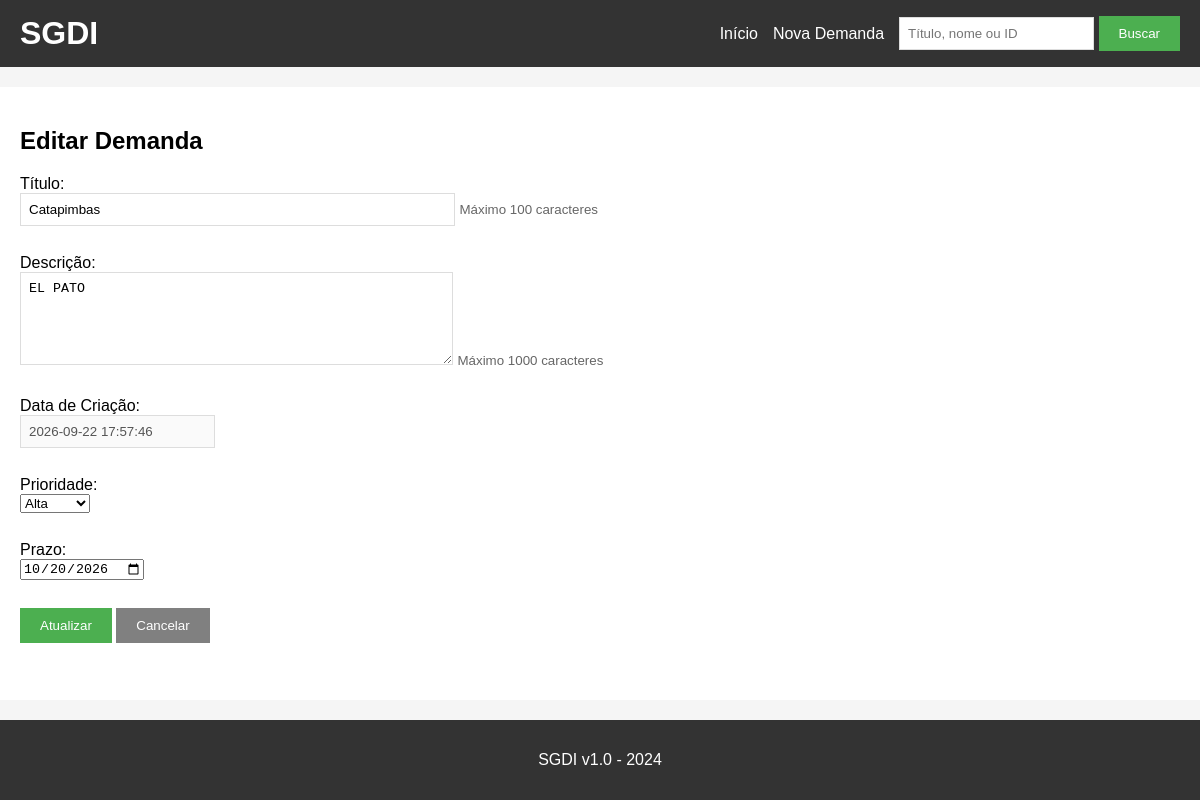
The page /editar/5 (signed in) on the database as committed earlier.
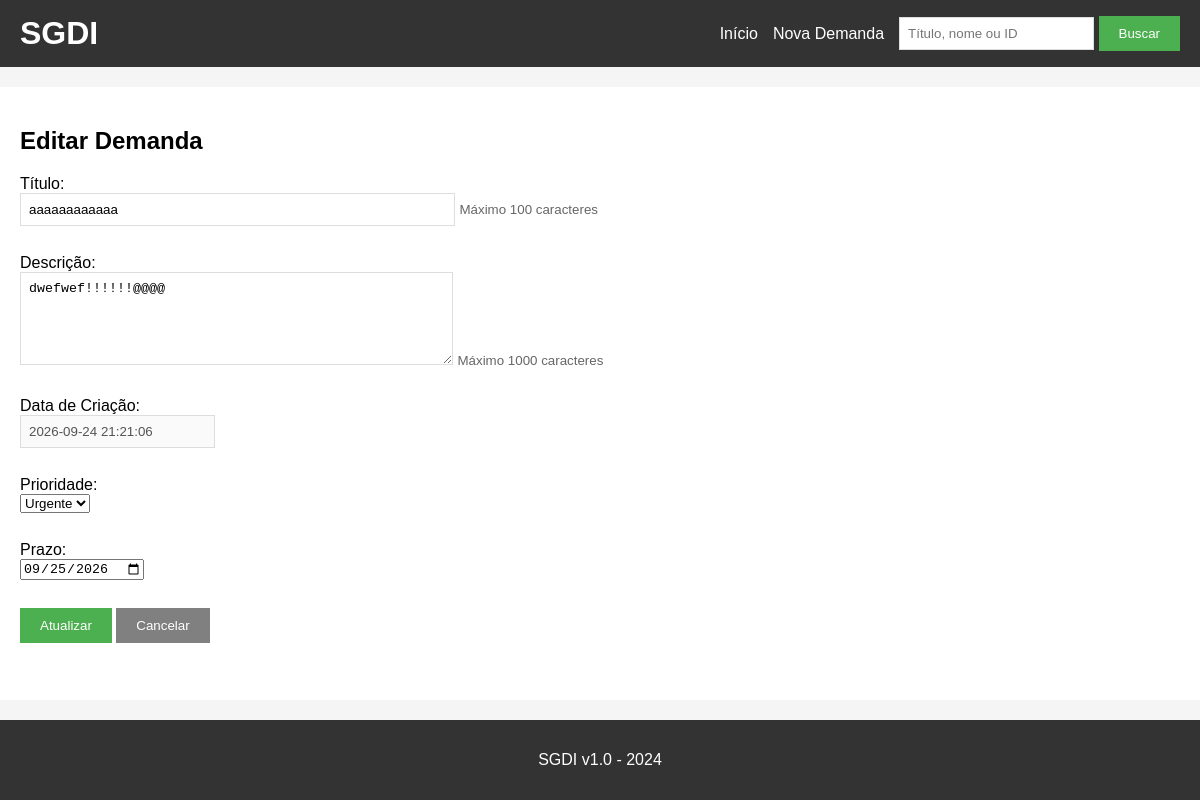
The same page on the database as committed later.
### tables this page shows
CREATE TABLE demandas (
    id INTEGER PRIMARY KEY AUTOINCREMENT,
    titulo TEXT NOT NULL,
    descricao TEXT,
    solicitante TEXT,
    solicitante_id INTEGER,
    data_criacao TEXT,
    prioridade TEXT,
    prazo TEXT,
    FOREIGN KEY (solicitante_id) REFERENCES solicitantes (id)
);

### app.py (the view, shortened to what this page needs)
@app.route('/editar/<id>', methods=['GET', 'POST'])
def editar(id):
    conn = get_db()
    cursor = conn.cursor()
    demanda = cursor.execute('SELECT * FROM demandas WHERE id=?', (id,)).fetchone()
    conn.close()
    return render_template('editar.html', demanda=demanda)

### app.py (called while the page is built)
def get_db():
    conn = sqlite3.connect('demandas.db')
    conn.row_factory = sqlite3.Row
    return conn

@app.before_request #Chama a função automaticamente antes de toda requisição
def verificar_login():
    if 'email' not in session and request.endpoint not in ['login', 'logout', 'static']:
        return redirect(url_for('login'))

### templates/editar.html (shortened to what this page needs)
{% extends "base.html" %}
{% block content %}
<h2>Editar Demanda</h2>
<form method="POST" action="/editar/{{ demanda[0] }}">
    <div>
        <label>Título:</label><br>
        <input type="text" name="titulo" value="{{ demanda[1] }}" size="50" maxlength="100" required>
        <small class="text-muted">Máximo 100 caracteres</small>
    </div>
    <br>
    <div>
        <label>Descrição:</label><br>
        <textarea name="descricao" rows="5" cols="50" maxlength="1000" required>{{ demanda[2] }}</textarea>
        <small class="text-muted">Máximo 1000 caracteres</small>
    </div>
    <br>
    <div>
        <label>Data de Criação:</label><br>
        <input type="text" value="{{ demanda[5] }}" disabled>
    </div>
    <br>
    <div>
        <label>Prioridade:</label><br>
        <select name="prioridade" required>
            <option value="Alta" {% if demanda[6] == 'Alta' %}selected{% endif %}>Alta</option>
            <option value="Urgente" {% if demanda[6] == 'Urgente' %}selected{% endif %}>Urgente</option>
        </select>
    </div>
    <br>
    <div>
        <label>Prazo:</label><br>
        <input type="date" name="prazo" value="{{ demanda[7] }}" required>
    </div>
    <br>
    <button type="submit">Atualizar</button>
    <a href="/"><button type="button">Cancelar</button></a>
</form>
{% endblock %}

Rows that differ between the two databases and show on the page:
changed demandas: titulo "Catapimbas" → "aaaaaaaaaaaa"; descricao "EL PATO" → "dwefwef!!!!!!@@@@"; data_criacao "2026-09-22 17:57:46" → "2026-09-24 21:21:06"; prioridade "Alta" → "Urgente"; prazo "10/20/2026" → "09/25/2026"
